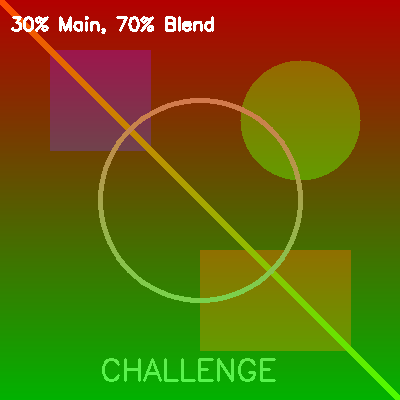
#> input picture DAY 7/06_blended_1.png, 400 x 400 px
$ python day7_mini_challenge.py --image 06_blended_1.png
#> lines starting #> are read from the running program, lines starting #| are printed output that depends on the picture

# day7_mini_challenge.py
# Week 1 Review and Mini Challenge
from __future__ import print_function
import numpy as np
import argparse
import cv2
import imutils # Our utility from Day 5
import os
from datetime import datetime
print("=" * 70)
print("DAY 7: WEEK 1 REVIEW & MINI CHALLENGE")
print("=" * 70)
# -----------------------------------------------------------------
# STEP 1: LOAD THE IMAGE
# -----------------------------------------------------------------
print("\n[STEP 1] Loading the image...")
ap = argparse.ArgumentParser()
ap.add_argument("-i", "--image", required=True,help="Path to the main image")
ap.add_argument("-j", "--blend", required=False,help="Path to blend image (optional)")
args = vars(ap.parse_args())
# Load main image
image = cv2.imread(args["image"])
#> image is the input picture: shape (400, 400, 3); mean B, G, R 8.8, 99.9, 101
if image is None:
    print("ERROR: Could not load main image!")
    exit()
height, width = image.shape[:2]
#> height = 400; width = 400
print(f"Loaded: {width} x {height} pixels")
#| Loaded: 400 x 400 pixels
# Load blend image if provided
blend_image = None
if args["blend"]:
    blend_image = cv2.imread(args["blend"])
    if blend_image is not None:
        blend_image = cv2.resize(blend_image, (width, height))
        print("Loaded blend image")
# Create output directory
output_dir = "day7_output"
if not os.path.exists(output_dir):
    os.makedirs(output_dir)
    print(f"Created output directory: {output_dir}")
cv2.imshow("1. Original Image", image)
cv2.waitKey(0)
# -----------------------------------------------------------------
# STEP 2: DRAW ANNOTATIONS
# -----------------------------------------------------------------
print("\n[STEP 2] Adding annotations to the image...")
annotated = image.copy()
# Draw a bounding box around the center region
box_size = min(width, height) // 3
#> box_size = 133
center_x, center_y = width // 2, height // 2
#> center_x = 200; center_y = 200
x1 = center_x - box_size // 2
#> x1 = 134
y1 = center_y - box_size // 2
#> y1 = 134
x2 = center_x + box_size // 2
#> x2 = 266
y2 = center_y + box_size // 2
#> y2 = 266
cv2.rectangle(annotated, (x1, y1), (x2, y2), (0, 255, 0), 3)
# Add text label
cv2.putText(annotated, "REGION OF INTEREST", (x1, y1 - 10),cv2.FONT_HERSHEY_SIMPLEX, 0.6, (0, 255, 0), 2)
# Draw a circle highlighting the center
cv2.circle(annotated, (center_x, center_y), 30, (0, 0, 255), 3)
cv2.putText(annotated, "CENTER", (center_x - 35, center_y - 35),cv2.FONT_HERSHEY_SIMPLEX, 0.5, (0, 0, 255), 2)
# Add image info text
cv2.putText(annotated, f"Size: {width}x{height}", (10, 30),cv2.FONT_HERSHEY_SIMPLEX, 0.6, (255, 255, 255), 2)
cv2.putText(annotated, f"Date: {datetime.now().strftime('%Y-%m-%d')}",(10, 60),cv2.FONT_HERSHEY_SIMPLEX, 0.6, (255, 255, 255), 2)
# Add decorative corner boxes
corner_size = 30
cv2.rectangle(annotated, (0, 0), (corner_size, corner_size), (255, 0, 0),3)
cv2.rectangle(annotated, (width - corner_size, 0), (width, corner_size),(255, 0, 0), 3)
cv2.rectangle(annotated, (0, height - corner_size), (corner_size,height), (255, 0, 0), 3)
cv2.rectangle(annotated, (width - corner_size, height - corner_size),(width, height), (255, 0, 0), 3)
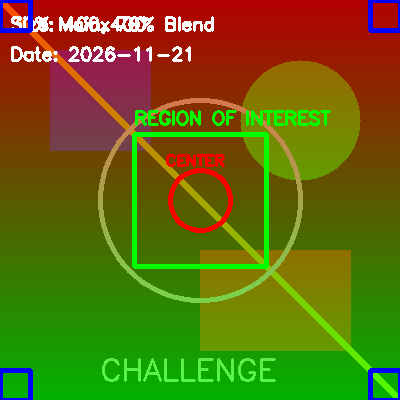
#> annotated: shape (400, 400, 3); mean B, G, R 13.5, 104.4, 99.3
cv2.imshow("2. Annotated Image", annotated)
cv2.waitKey(0)
cv2.imwrite(f"{output_dir}/01_annotated.png", annotated)
print("Saved: 01_annotated.png")
# -----------------------------------------------------------------
# STEP 3: APPLY TRANSFORMATIONS
# -----------------------------------------------------------------
print("\n[STEP 3] Applying transformations...")
# 3a: Resize (maintaining aspect ratio)
resized = imutils.resize(image, width=300)
cv2.imshow("3a. Resized (width=300)", resized)
cv2.waitKey(0)
cv2.imwrite(f"{output_dir}/02_resized.png", resized)
print("Saved: 02_resized.png")
# 3b: Rotate by 15 degrees
rotated = imutils.rotate(image, 15)
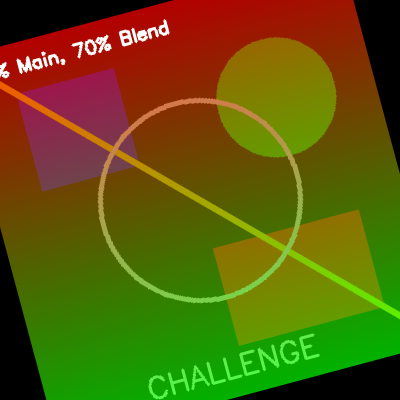
#> rotated: shape (400, 400, 3); mean B, G, R 8.4, 90.3, 91.6
cv2.imshow("3b. Rotated 15 Degrees", rotated)
cv2.waitKey(0)
cv2.imwrite(f"{output_dir}/03_rotated.png", rotated)
print("Saved: 03_rotated.png")
# 3c: Horizontal flip
#> (the run stopped early here; a loop or call above may not have finished)
